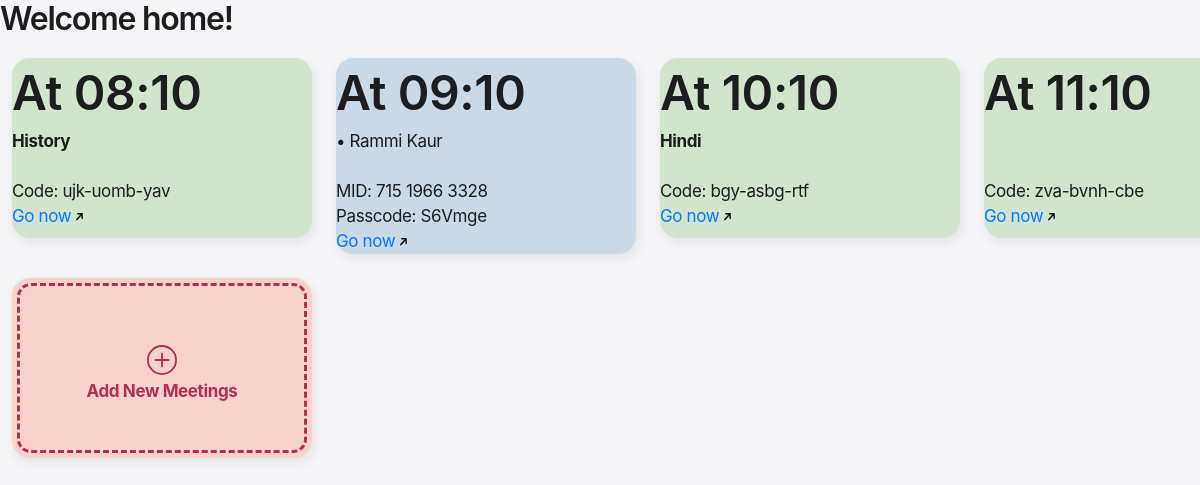
Page / (signed in) on the earlier database version.
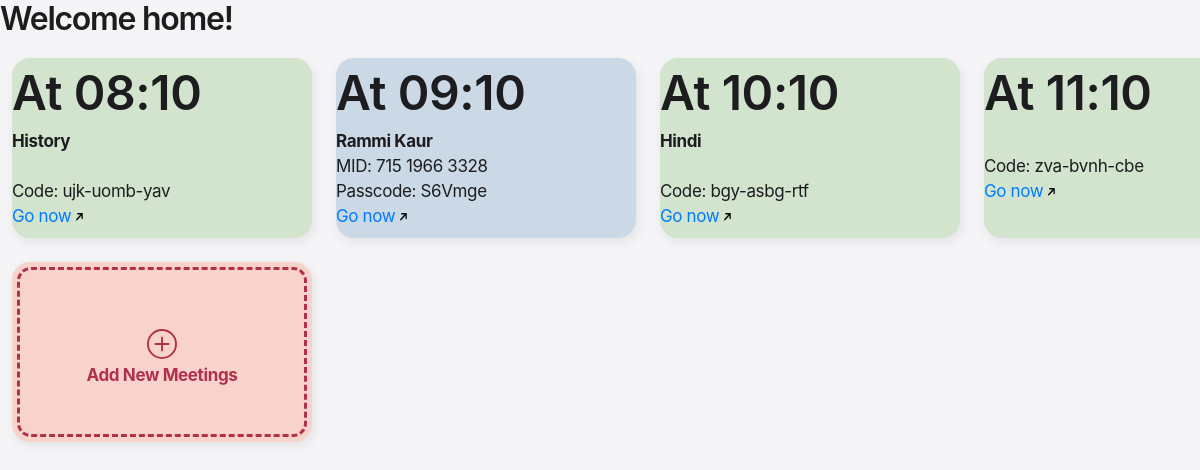
Same page on the later database version.
### tables this page shows
CREATE TABLE meetings (
meeting_id INTEGER NOT NULL,
user_session INTEGER NOT NULL,
time TEXT NOT NULL,
day INTEGER,
type INTEGER NOT NULL,
subject TEXT,
teacher TEXT,
mid TEXT,
passcode TEXT,
gmeet_code TEXT,
active INTEGER,
link TEXT NOT NULL,
PRIMARY KEY(meeting_id)
);

### application.py (the view)
@app.route("/")
@login_required
def index():
    day = int(time.strftime("%d"))
    if day < 7:
        day = day + 7
    day = day % 7
    my_meetings = db.execute("SELECT * FROM meetings WHERE user_session IN (?) AND day IN (?) AND active IN (?) ORDER BY time", session["user_id"], day, "1")
    if len(my_meetings) > 0:
        return render_template("index.html", meetings = my_meetings)
    suggestions = db.execute("SELECT * FROM meetings WHERE user_session IN (?) AND day IN (?) AND active IN (?)", session["user_id"], day, "0")
    if len(suggestions) > 0:
        return render_template("index.html", suggestions = suggestions)
    return render_template("index.html")

### application.py (called while the page is built)
@app.after_request
def after_request(response):
    response.headers["Cache-Control"] = "no-cache, no-store, must-revalidate"
    response.headers["Expires"] = 0
    response.headers["Pragma"] = "no-cache"
    return response

### helpers.py (called while the page is built)
def login_required(f):
    @wraps(f)
    def decorated_function(*args, **kwargs):
        if session.get("user_id") is None:
            return redirect("/login")
        return f(*args, **kwargs)
    return decorated_function

### templates/index.html (shortened to what this page needs)
{% extends "layout.html" %}
{% block body %}
    <div class="section">
        <h2>Welcome home!</h2>
        <div class="fullwidth meetings">
		    {% if meetings is not none %}
		    {% for meeting in meetings %}
		    {% if meeting["type"] == 0 %}
		    <div class="card_alt zoom">
		    {% else %}
		    <div class="card_alt gmeet">
		    {% endif %}
				<p class="card_alt_title">At {{meeting["time"]}}</p>
				<p class="card_alt_text">
					{% if meeting["subject"] is not none %}
					<b>{{meeting["subject"]}}</b>
						{% if meeting["teacher"] is not none %}
						 &#8226; {{meeting["teacher"]}}
						{% endif %}
					<br>
					{% else %}
					{% if meeting["teacher"] is not none %}
					<b>{{meeting["teacher"]}}</b>
					{% endif %}
					{% endif %}
					<br>
					{% if meeting["type"] == 0 %}
					MID:&nbsp;{{meeting["mid"]}}
					<br>Passcode:&nbsp;{{meeting["passcode"]}}
					{% else %}
					Code:&nbsp;{{meeting["gmeet_code"]}}
					{% endif %}
				</p>
				<a href="{{meeting["link"]}}">
					<p class="card_alt_text link">Go now <img class="upright" src="/static/svg/arrow.up.forward.svg"></p>
				</a>
    		</div>
			{% endfor %}
			{% endif %}
    	</div>
        <div class="fullwidth static_add">
            <div class="margin">
    		    <div class="card_alt background_card_create">
    			    <div class="card_alt_inner foreground_card_create">
    				    <p class="create_maintext">Add New Meetings</p>
    			    </div>
        			<a href="/add">
        			<span class="link-cover"></span></a>
    		    </div>
    		</div>
    	</div>
    </div>
{% endblock %}

### templates/layout.html (shortened to what this page needs)
<!DOCTYPE html>
<html lang="en">
    <head>
        <link rel="stylesheet" href="https://cdn.jsdelivr.net/npm/bootstrap@4.5.3/dist/css/bootstrap.min.css">
        <link rel="stylesheet" href="/static/styles.css">
    </head>
    <body >
        {% block body %}{% endblock %}
    </body>
</html>

### static/styles.css (style rules this page uses)
html { font-family: "Inter", sans-serif; }
:root { --outer-card-height: 180px; --outer-card-width: 300px; --inner-card-margin-top: 5px; --inner-card-margin-left: 5px; --border-width: 3px; --inner-card-height: 170px; --inner-card-width: 290px; --outer-card-radius: 18px; --inner-card-radius: 14px; --card-margin: 12px; --create-card-space: calc(80px - 1rem - 5px); --card-title-weight: 700; }
h2 { font-weight: 600; letter-spacing: -0.040em; }
body { font-size: 17px; line-height: 1.47059; font-weight: 400; letter-spacing: -.022em; background-color: #f5f5f7; color: #1d1d1f; font-style:normal; font-family: "Inter", "Inter var", sans-serif; }
.card_alt { border-radius: var(--outer-card-radius); min-width: var(--outer-card-width); min-height: var(--outer-card-height); margin: var(--card-margin); box-shadow: 2px 4px 12px rgba(0, 0, 0, .08); transition:all .3s cubic-bezier(0, 0, .5, 1); }
.card_alt_inner { position: absolute; margin-left: var(--inner-card-margin-left); margin-top: var(--inner-card-margin-top); min-width: var(--inner-card-width); min-height: var(--inner-card-height); }
.card_alt_title { font-size: 3rem; font-weight: 600; margin: 0px; }
.card_alt_text { max-width: var(--inner-card-width); font-weight: normal; padding: 0px; margin: 0px; }
.zoom { background: #cad9e5; }
.gmeet { background: #d2e4ce; }
.background_card_create { background-color: #f8d3cc; }
.foreground_card_create { border-radius: var(--inner-card-radius); border-style: dashed; border-width: var(--border-width); background-color:(0,0,0,0); color: #b0304e; text-align: center; }
.create_maintext { margin-top: 0px; margin-bottom: 0px; font-weight: var(--card-title-weight); }
.adjust_plus { font-weight: bold; margin-top: var(--create-card-space); margin-bottom: 4px; }
.link-cover { position:absolute; width: var(--outer-card-width); height: var(--outer-card-height); z-index: 5; border-radius: 18px; }
.fullwidth { width: 100%; display: flex; align-items: flex-start; overflow-x: auto; }
.link > .upright { max-height: 0.6rem; margin: 0.1rem 0px 0px 0px; color: inherit; }

Differences in the rows shown:
changed meetings "Rammi Kaur": subject empty → empty (drawn)
